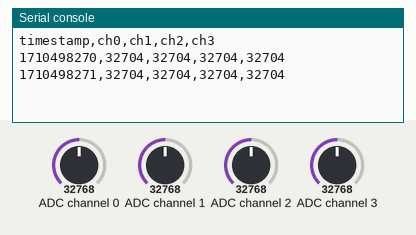
This program was run on a simulated CircuitPython board. Parts: the last lines printed to the serial console. The inputs (shaded band) are chosen by the test bench; at power-on: ADC channel 0 = 32768, ADC channel 1 = 32768, ADC channel 2 = 32768, ADC channel 3 = 32768 (analog values on the 0–65535 scale). The clock reads 2024-03-15 10:24:30 at power-on unless the program sets it.

Above: at 1.2 s.
1.3 s: ADC channel 0 set to 45874
At 2.3 s:
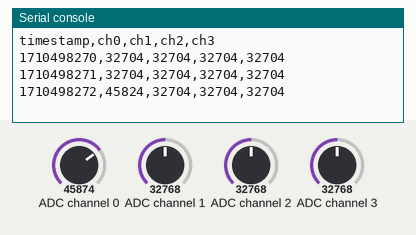
2.8 s: ADC channel 1 set to 45874
At 3.8 s:
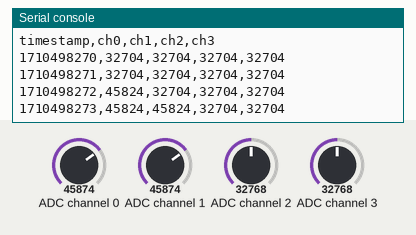
4.3 s: ADC channel 2 set to 45874
At 5.6 s:
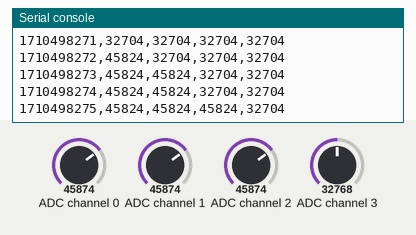
5.8 s: ADC channel 3 set to 45874
At 6.7 s:
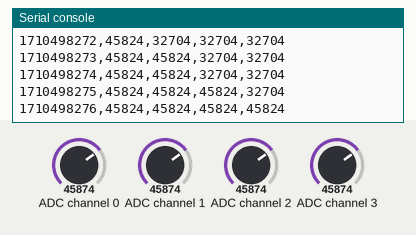
7.3 s: ADC channel 0 set to 63568
At 8.6 s:
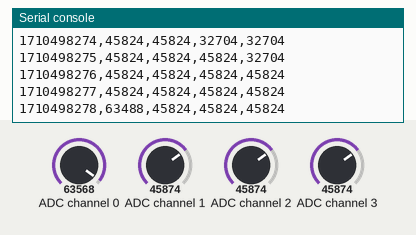
8.8 s: ADC channel 1 set to 63568
At 9.8 s:
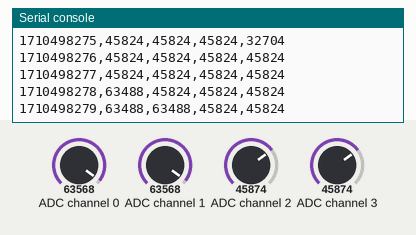
Timing chart, 0 to 11.3 s (numbered marks = the images above; inputs shaded):
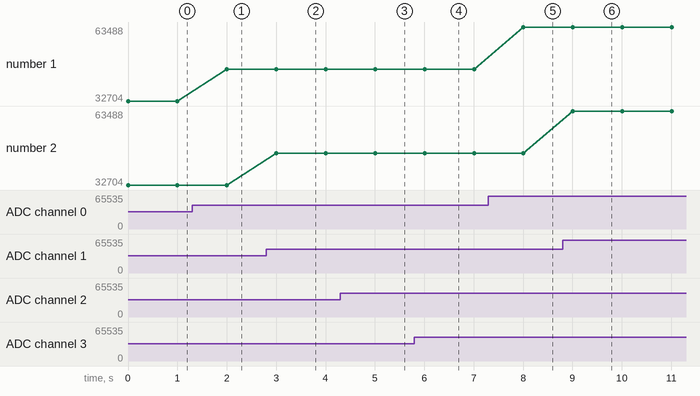

Measured:
- after the input at 1.3 s, the serial console: prints a new line after 0.70 s (image 1)
- after the input at 2.8 s, the serial console: prints a new line after 0.20 s (image 2)
- after the input at 4.3 s, the serial console: prints a new line after 0.71 s (image 3)
- after the input at 5.8 s, the serial console: prints a new line after 0.21 s (image 4)
- after the input at 7.3 s, the serial console: prints a new line after 0.71 s (image 5)
- after the input at 8.8 s, the serial console: prints a new line after 0.21 s (image 6)
- plotted number 1: 32704 → 45824 after the input at 1.3 s, 45824 → 63488 after the input at 7.3 s

The program:

mcp3008.py
```python
import time
import board
import busio
import digitalio
import adafruit_mcp3xxx.mcp3008 as MCP
from adafruit_mcp3xxx.analog_in import AnalogIn

spi = busio.SPI(clock=board.SCK, MISO=board.MISO, MOSI=board.MOSI)
cs = digitalio.DigitalInOut(board.D8)

mcp = MCP.MCP3008(spi, cs)

ch0 = AnalogIn(mcp, MCP.P0)
ch1 = AnalogIn(mcp, MCP.P1)
ch2 = AnalogIn(mcp, MCP.P2)
ch3 = AnalogIn(mcp, MCP.P3)

print("timestamp,ch0,ch1,ch2,ch3")

while True:
    print(f"{int(time.time())},{ch0.value},{ch1.value},{ch2.value},{ch3.value}")
    time.sleep(1)
```
